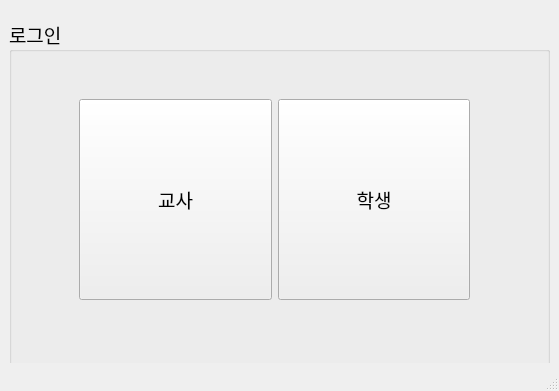
<?xml version="1.0" encoding="UTF-8"?>
<ui version="4.0">
 <class>MainWindow</class>
 <widget class="QMainWindow" name="MainWindow">
  <property name="geometry">
   <rect>
    <x>0</x>
    <y>0</y>
    <width>559</width>
    <height>391</height>
   </rect>
  </property>
  <property name="font">
   <font>
    <family>D2Coding</family>
    <pointsize>12</pointsize>
   </font>
  </property>
  <property name="windowTitle">
   <string>OO 고등학교 출결관리앱</string>
  </property>
  <widget class="QWidget" name="centralwidget">
   <widget class="QWidget" name="verticalLayoutWidget">
    <property name="geometry">
     <rect>
      <x>9</x>
      <y>19</y>
      <width>541</width>
      <height>351</height>
     </rect>
    </property>
    <layout class="QVBoxLayout" name="verticalLayout">
     <item>
      <layout class="QHBoxLayout" name="horizontalLayout">
       <item>
        <widget class="QGroupBox" name="groupBox">
         <property name="font">
          <font>
           <pointsize>14</pointsize>
          </font>
         </property>
         <property name="title">
          <string>로그인</string>
         </property>
         <widget class="QWidget" name="horizontalLayoutWidget_2">
          <property name="geometry">
           <rect>
            <x>70</x>
            <y>80</y>
            <width>391</width>
            <height>201</height>
           </rect>
          </property>
          <layout class="QHBoxLayout" name="buttonArea">
           <item>
            <widget class="QPushButton" name="btn_t">
             <property name="sizePolicy">
              <sizepolicy hsizetype="Minimum" vsizetype="MinimumExpanding">
               <horstretch>0</horstretch>
               <verstretch>0</verstretch>
              </sizepolicy>
             </property>
             <property name="text">
              <string>교사</string>
             </property>
             <property name="icon">
              <iconset>
               <normaloff>../image/다운로드.png</normaloff>../image/다운로드.png</iconset>
             </property>
            </widget>
           </item>
           <item>
            <widget class="QPushButton" name="btn_s">
             <property name="sizePolicy">
              <sizepolicy hsizetype="Minimum" vsizetype="MinimumExpanding">
               <horstretch>0</horstretch>
               <verstretch>0</verstretch>
              </sizepolicy>
             </property>
             <property name="text">
              <string>학생</string>
             </property>
             <property name="icon">
              <iconset>
               <normaloff>../image/다운로드 (1).png</normaloff>../image/다운로드 (1).png</iconset>
             </property>
            </widget>
           </item>
          </layout>
         </widget>
        </widget>
       </item>
      </layout>
     </item>
    </layout>
   </widget>
  </widget>
  <widget class="QStatusBar" name="statusbar"/>
 </widget>
 <resources/>
 <connections/>
</ui>
